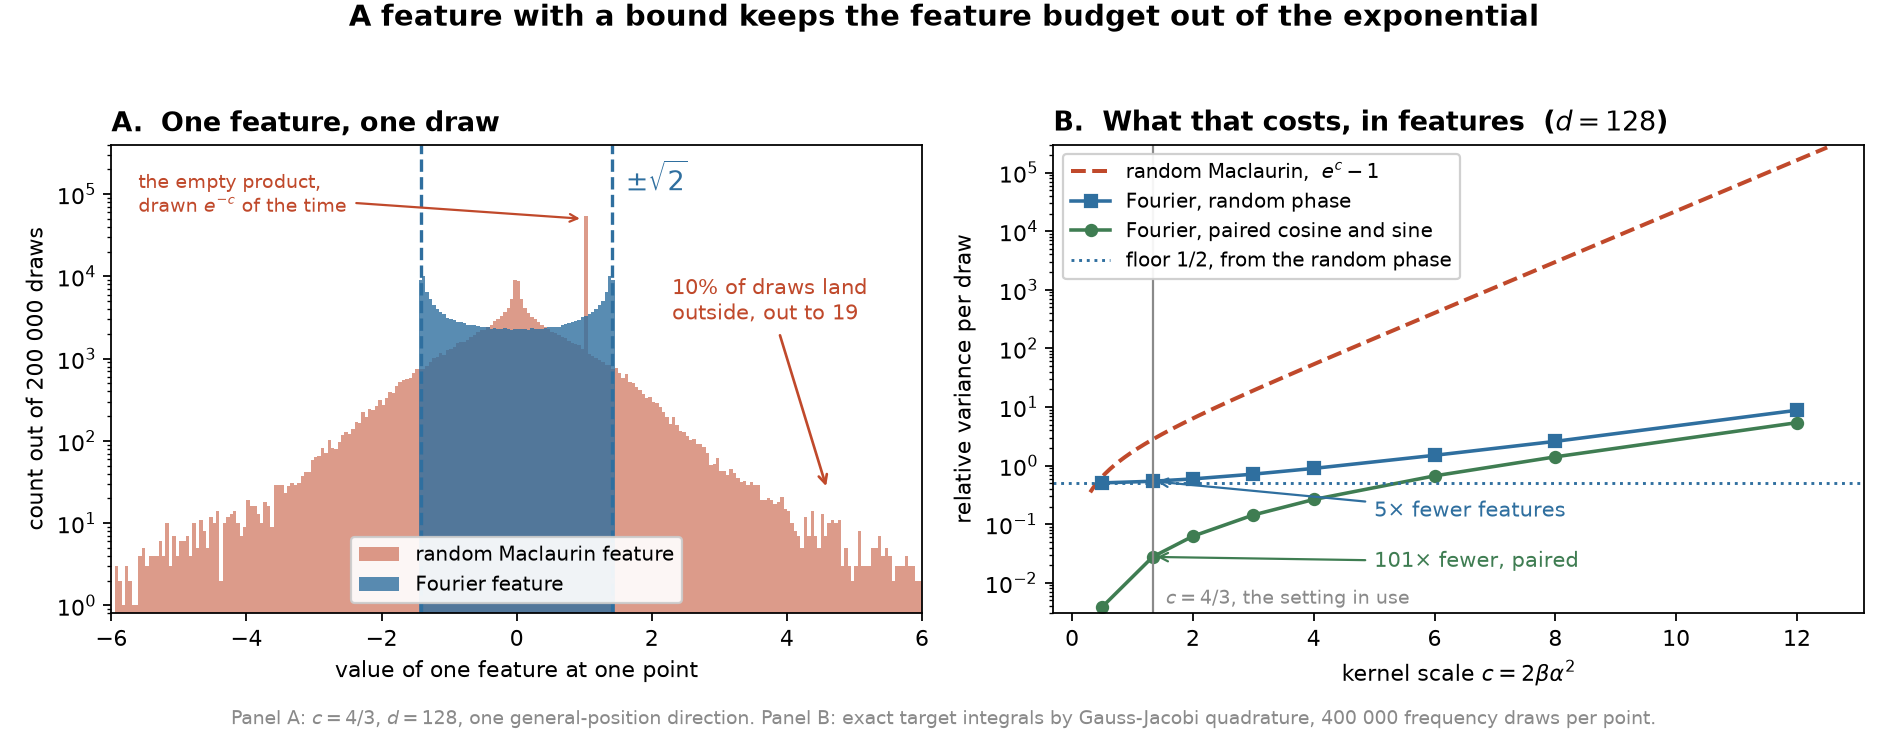

Source code (Python):
"""The figure that carries the note: a bounded feature gives a slower budget.

Left  — what one draw's feature value looks like. The Fourier feature lives inside
        a hard interval. The random-Maclaurin feature has no interval.
Right — the price of that, in features per step. Relative variance per draw at
        the uniform target, against the kernel scale c.

Run:  .venv/bin/python docs/posts/fourier/fig_bounded.py

Memory: every array below is at most a few tens of megabytes.
"""

from __future__ import annotations

import math
import os

import matplotlib

matplotlib.use("Agg")

import matplotlib.pyplot as plt
import numpy as np
from scipy.special import roots_jacobi

HERE = os.path.dirname(os.path.abspath(__file__))
RNG = np.random.default_rng(20260812)

INK = "#1a1a1a"
BLUE = "#2f6f9f"
RED = "#c0492b"
GREEN = "#3f7d52"
GREY = "#8a8a8a"


# ---------------------------------------------------------------------------
# the two features, one general-position direction, many draws
# ---------------------------------------------------------------------------


def fourier_feature_samples(c: float, n: int) -> np.ndarray:
    """sqrt(2) cos(<omega, u> + b).  <omega, u> ~ N(0, c) at any unit u."""
    proj = math.sqrt(c) * RNG.standard_normal(n)
    phase = RNG.uniform(0.0, 2.0 * math.pi, size=n)
    return math.sqrt(2.0) * np.cos(proj + phase)


def maclaurin_feature_samples(d: int, c: float, n: int, u: np.ndarray) -> np.ndarray:
    """prod_{i<m} <w_i, u>, m ~ Poisson(c), w_i Rademacher in {-1,+1}^d."""
    m = RNG.poisson(c, size=n)
    out = np.ones(n)
    for k in range(1, int(m.max()) + 1):
        idx = np.nonzero(m >= k)[0]
        if idx.size == 0:
            continue
        w = RNG.integers(0, 2, size=(idx.size, d)).astype(np.float64) * 2.0 - 1.0
        out[idx] *= w @ u
    return out


# ---------------------------------------------------------------------------
# relative variance per draw at the uniform target, without any batch
# ---------------------------------------------------------------------------


def jacobi_nodes(d: int, n: int = 400) -> tuple[np.ndarray, np.ndarray]:
    x, w = roots_jacobi(n, 0.5 * (d - 3), 0.5 * (d - 3))
    return x, w / w.sum()


def phi_sigma(r: np.ndarray, x: np.ndarray, w: np.ndarray) -> np.ndarray:
    out = np.empty_like(r)
    step = 4096
    for s in range(0, r.size, step):
        blk = r[s:s + step]
        out[s:s + step] = np.cos(blk[:, None] * x[None, :]) @ w
    return out


def rho_at_target(d: int, c: float, n: int = 400_000) -> tuple[float, float]:
    """(rho_phase, rho_pair) at P = uniform on S^{d-1}."""
    x, w = jacobi_nodes(d)
    r = np.sqrt(c * RNG.chisquare(d, size=n))
    p2 = phi_sigma(r, x, w) ** 2
    b = RNG.uniform(0.0, 2.0 * math.pi, size=n)
    a_phase = 2.0 * np.cos(b) ** 2 * p2

    def rel(a: np.ndarray) -> float:
        m = a.mean()
        return float(a.var(ddof=1) / (m * m))

    return rel(a_phase), rel(p2)


def main() -> None:
    d, c_work = 128, 4.0 / 3.0
    n_feat = 200_000

    # a general-position direction: the Maclaurin feature is degenerate at u = e_1,
    # where every projection is +-1 and the product has modulus exactly one.
    u = RNG.standard_normal(d)
    u /= np.linalg.norm(u)

    f_four = fourier_feature_samples(c_work, n_feat)
    f_macl = maclaurin_feature_samples(d, c_work, n_feat, u)
    macl_max = float(np.abs(f_macl).max())

    print(f"Fourier feature          : range [{f_four.min():+.3f}, {f_four.max():+.3f}],"
          f"  proved bound +-{math.sqrt(2):.4f}")
    print(f"random Maclaurin feature : range [{f_macl.min():+.3f}, {f_macl.max():+.3f}],"
          f"  proved bound none")
    print(f"  general-position u; at the axis-aligned u every value is exactly +-1")
    print(f"  fraction of Maclaurin draws outside +-sqrt2 : "
          f"{float((np.abs(f_macl) > math.sqrt(2)).mean()):.4f}")

    cs = np.array([0.5, 4.0 / 3.0, 2.0, 3.0, 4.0, 6.0, 8.0, 12.0])
    rho_ph, rho_pr = [], []
    print()
    print(f"{'c':>7} {'rho phase':>11} {'rho paired':>11} {'(3/2)e^{2c^2/d}-1':>19} "
          f"{'e^c-1':>12} {'ratio to phase':>15}")
    for c in cs:
        rp, rq = rho_at_target(d, float(c))
        rho_ph.append(rp)
        rho_pr.append(rq)
        approx = 1.5 * math.exp(2.0 * c * c / d) - 1.0
        print(f"{c:>7.3f} {rp:>11.4f} {rq:>11.5f} {approx:>19.4f} "
              f"{math.exp(c) - 1:>12.4g} {(math.exp(c) - 1) / rp:>15.4g}")

    fig, (axL, axR) = plt.subplots(1, 2, figsize=(11.8, 4.6))

    # ---- left: the feature values -------------------------------------------
    lim = 6.0
    bins = np.linspace(-lim, lim, 241)          # out-of-range draws are dropped,
    axL.hist(f_macl, bins=bins, color=RED, alpha=0.55,   # not piled on the edge
             label="random Maclaurin feature", log=True)
    axL.hist(f_four, bins=bins, color=BLUE, alpha=0.8,
             label="Fourier feature", log=True)
    for s in (-1, 1):
        axL.axvline(s * math.sqrt(2), color=BLUE, ls="--", lw=1.5)
    axL.set_ylim(0.8, 4e5)
    axL.text(math.sqrt(2) + 0.20, 1.1e5, r"$\pm\sqrt{2}$",
             color=BLUE, fontsize=12, fontweight="bold")
    axL.annotate(
        f"{100 * float((np.abs(f_macl) > math.sqrt(2)).mean()):.0f}% of draws land\n"
        f"outside, out to {macl_max:.0f}",
        xy=(4.6, 25), xytext=(2.3, 3.0e3),
        color=RED, fontsize=9.5, ha="left",
        arrowprops=dict(arrowstyle="->", color=RED, lw=1.2),
    )
    axL.annotate(
        "the empty product,\ndrawn $e^{-c}$ of the time",
        xy=(1.0, 5.0e4), xytext=(-5.6, 6.0e4),
        color=RED, fontsize=8.6, ha="left",
        arrowprops=dict(arrowstyle="->", color=RED, lw=1.0),
    )
    axL.set_xlim(-lim, lim)
    axL.set_xlabel("value of one feature at one point")
    axL.set_ylabel("count out of 200 000 draws")
    axL.set_title("A.  One feature, one draw", loc="left", fontweight="bold")
    axL.legend(loc="lower center", fontsize=9, framealpha=0.92)

    # ---- right: what it costs -----------------------------------------------
    grid = np.linspace(0.3, 12.5, 300)
    axR.plot(grid, np.exp(grid) - 1.0, color=RED, lw=1.8, ls="--",
             label=r"random Maclaurin,  $e^{c}-1$")
    axR.plot(cs, rho_ph, "s-", color=BLUE, ms=5, lw=1.6,
             label=r"Fourier, random phase")
    axR.plot(cs, rho_pr, "o-", color=GREEN, ms=5, lw=1.6,
             label=r"Fourier, paired cosine and sine")
    axR.axhline(0.5, color=BLUE, ls=":", lw=1.3,
                label="floor $1/2$, from the random phase")
    axR.axvline(c_work, color=GREY, lw=1.0)
    axR.text(c_work + 0.22, 3.6e-3, "$c=4/3$, the setting in use",
             color=GREY, fontsize=8.6, va="bottom", ha="left")

    i = int(np.argmin(np.abs(cs - c_work)))
    axR.annotate(
        f"{(math.exp(c_work)-1)/rho_ph[i]:.0f}$\\times$ fewer features",
        xy=(c_work, rho_ph[i]), xytext=(5.0, 0.13),
        fontsize=9.5, color=BLUE,
        arrowprops=dict(arrowstyle="->", color=BLUE, lw=1.0),
    )
    axR.annotate(
        f"{(math.exp(c_work)-1)/rho_pr[i]:.0f}$\\times$ fewer, paired",
        xy=(c_work, rho_pr[i]), xytext=(5.0, 0.018),
        fontsize=9.5, color=GREEN,
        arrowprops=dict(arrowstyle="->", color=GREEN, lw=1.0),
    )

    axR.set_yscale("log")
    axR.set_xlabel(r"kernel scale $c = 2\beta\alpha^{2}$")
    axR.set_ylabel("relative variance per draw")
    axR.set_title(f"B.  What that costs, in features  ($d={d}$)", loc="left",
                  fontweight="bold")
    axR.legend(loc="upper left", fontsize=8.8, framealpha=0.92)
    axR.set_ylim(3e-3, 3e5)

    fig.suptitle(
        "A feature with a bound keeps the feature budget out of the exponential",
        fontsize=13, fontweight="bold", y=0.995,
    )
    fig.text(0.5, 0.015,
             "Panel A: $c=4/3$, $d=128$, one general-position direction. "
             "Panel B: exact target integrals by Gauss-Jacobi quadrature, "
             "400 000 frequency draws per point.",
             ha="center", fontsize=8.4, color=GREY)
    fig.tight_layout(rect=(0, 0.035, 1, 0.955))
    out = os.path.join(HERE, "fig_bounded.png")
    fig.savefig(out, dpi=160)
    print(f"\nwrote {out}")


if __name__ == "__main__":
    main()
